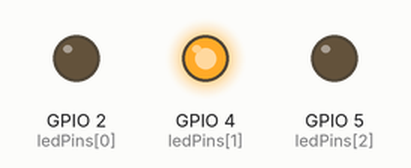
Bench run of a sketch on a simulated ESP32. Parts: output pins drawn as LEDs (lit = HIGH). Random numbers use the default seed unless the sketch sets one.

Above: at 0.1 s.
At 11.1 s:
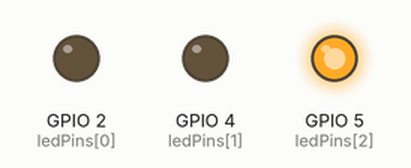
At 20.1 s:
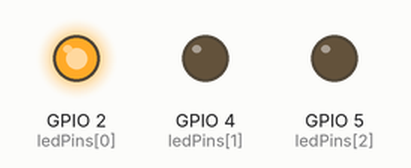
At 39.6 s:
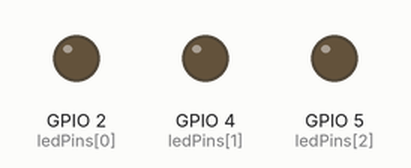
Timing chart, 0 to 40.0 s (numbered marks = the images above):
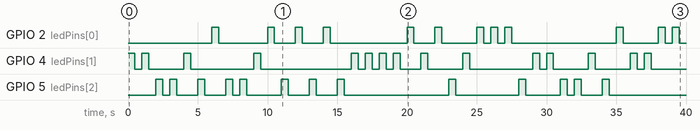

Measured:
- by itself, GPIO 2 (ledPins[0]): LOW → HIGH at 6.0 s, → LOW 0.50 s later, → HIGH 3.5 s later, → LOW 0.50 s later, … (24 changes in this stretch)
- by itself, GPIO 4 (ledPins[1]): LOW → HIGH at 0.00 s, → LOW 0.50 s later, → HIGH 0.50 s later, → LOW 0.50 s later, … (30 changes in this stretch)
- by itself, GPIO 5 (ledPins[2]): LOW → HIGH at 2.0 s, → LOW 0.50 s later, → HIGH 0.50 s later, → LOW 0.50 s later, … (26 changes in this stretch)

The sketch:

sketch.ino
```cpp
const int ledPins[] = {2,4,5};
const int numLeds = sizeof(ledPins) / sizeof(ledPins[0]);
const int espera = 500;

void setup(){
 for(int i = 0; i < numLeds; i++){
  pinMode(ledPins[i],OUTPUT);
  }
}
void loop(){
for(int i = 0; i < numLeds; i++){
  int randomX = random(numLeds);
  digitalWrite(ledPins[randomX], HIGH);
  delay(espera);
  digitalWrite(ledPins[randomX], LOW);
  delay(espera);
 }
}
```
